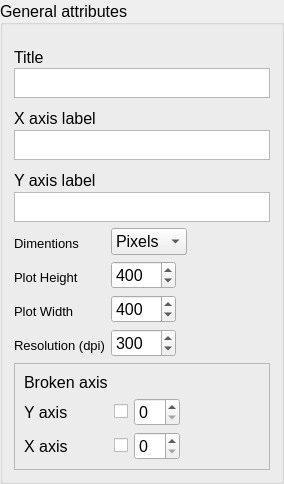
            <widget class="QGroupBox" name="pg2_general_attributes_groupBox">
             <property name="sizePolicy">
              <sizepolicy hsizetype="Minimum" vsizetype="Fixed">
               <horstretch>0</horstretch>
               <verstretch>0</verstretch>
              </sizepolicy>
             </property>
             <property name="font">
              <font>
               <pointsize>12</pointsize>
              </font>
             </property>
             <property name="title">
              <string>General attributes</string>
             </property>
             <property name="alignment">
              <set>Qt::AlignLeading|Qt::AlignLeft|Qt::AlignVCenter</set>
             </property>
             <layout class="QVBoxLayout" name="verticalLayout_9">
              <property name="topMargin">
               <number>20</number>
              </property>
              <item>
               <layout class="QVBoxLayout" name="pg_2_general_attributes_verticalLayout">
                <item>
                 <widget class="QLabel" name="pg2_graph_title">
                  <property name="minimumSize">
                   <size>
                    <width>0</width>
                    <height>17</height>
                   </size>
                  </property>
                  <property name="maximumSize">
                   <size>
                    <width>16777215</width>
                    <height>10</height>
                   </size>
                  </property>
                  <property name="font">
                   <font>
                    <pointsize>12</pointsize>
                   </font>
                  </property>
                  <property name="text">
                   <string>Title</string>
                  </property>
                  <property name="alignment">
                   <set>Qt::AlignLeading|Qt::AlignLeft|Qt::AlignTop</set>
                  </property>
                 </widget>
                </item>
                <item>
                 <widget class="QTextEdit" name="pg_2_Title_textedit">
                  <property name="maximumSize">
                   <size>
                    <width>16777215</width>
                    <height>30</height>
                   </size>
                  </property>
                  <property name="font">
                   <font>
                    <pointsize>11</pointsize>
                   </font>
                  </property>
                 </widget>
                </item>
                <item>
                 <widget class="QLabel" name="pg2_graph_x_axis_label">
                  <property name="minimumSize">
                   <size>
                    <width>0</width>
                    <height>20</height>
                   </size>
                  </property>
                  <property name="maximumSize">
                   <size>
                    <width>16777215</width>
                    <height>10</height>
                   </size>
                  </property>
                  <property name="font">
                   <font>
                    <pointsize>12</pointsize>
                   </font>
                  </property>
                  <property name="text">
                   <string>X axis label</string>
                  </property>
                  <property name="alignment">
                   <set>Qt::AlignLeading|Qt::AlignLeft|Qt::AlignTop</set>
                  </property>
                 </widget>
                </item>
                <item>
                 <widget class="QTextEdit" name="pg_2_x_axis_textedit">
                  <property name="maximumSize">
                   <size>
                    <width>16777215</width>
                    <height>30</height>
                   </size>
                  </property>
                  <property name="font">
                   <font>
                    <pointsize>11</pointsize>
                   </font>
                  </property>
                 </widget>
                </item>
                <item>
                 <widget class="QLabel" name="pg2_graph_y_axis_label">
                  <property name="minimumSize">
                   <size>
                    <width>0</width>
                    <height>20</height>
                   </size>
                  </property>
                  <property name="maximumSize">
                   <size>
                    <width>16777215</width>
                    <height>10</height>
                   </size>
                  </property>
                  <property name="font">
                   <font>
                    <pointsize>12</pointsize>
                   </font>
                  </property>
                  <property name="text">
                   <string>Y axis label</string>
                  </property>
                  <property name="alignment">
                   <set>Qt::AlignLeading|Qt::AlignLeft|Qt::AlignTop</set>
                  </property>
                 </widget>
                </item>
                <item>
                 <widget class="QTextEdit" name="pg_2_y_axis_textedit_2">
                  <property name="maximumSize">
                   <size>
                    <width>16777215</width>
                    <height>30</height>
                   </size>
                  </property>
                  <property name="font">
                   <font>
                    <pointsize>11</pointsize>
                   </font>
                  </property>
                 </widget>
                </item>
               </layout>
              </item>
              <item>
               <layout class="QGridLayout" name="dimentions_gridLayout">
                <item row="4" column="0">
                 <widget class="QLabel" name="max_width_label">
                  <property name="minimumSize">
                   <size>
                    <width>0</width>
                    <height>20</height>
                   </size>
                  </property>
                  <property name="maximumSize">
                   <size>
                    <width>16777215</width>
                    <height>10</height>
                   </size>
                  </property>
                  <property name="font">
                   <font>
                    <pointsize>10</pointsize>
                   </font>
                  </property>
                  <property name="text">
                   <string>Resolution (dpi)</string>
                  </property>
                  <property name="alignment">
                   <set>Qt::AlignLeading|Qt::AlignLeft|Qt::AlignTop</set>
                  </property>
                 </widget>
                </item>
                <item row="4" column="1">
                 <widget class="QSpinBox" name="pg2_resolution_spinBox">
                  <property name="maximumSize">
                   <size>
                    <width>65</width>
                    <height>16777215</height>
                   </size>
                  </property>
                  <property name="minimum">
                   <number>1</number>
                  </property>
                  <property name="maximum">
                   <number>2000</number>
                  </property>
                  <property name="value">
                   <number>300</number>
                  </property>
                 </widget>
                </item>
                <item row="1" column="0">
                 <widget class="QLabel" name="min_height_label">
                  <property name="minimumSize">
                   <size>
                    <width>0</width>
                    <height>20</height>
                   </size>
                  </property>
                  <property name="maximumSize">
                   <size>
                    <width>16777215</width>
                    <height>10</height>
                   </size>
                  </property>
                  <property name="font">
                   <font>
                    <pointsize>10</pointsize>
                   </font>
                  </property>
                  <property name="text">
                   <string>Plot Height</string>
                  </property>
                  <property name="alignment">
                   <set>Qt::AlignLeading|Qt::AlignLeft|Qt::AlignTop</set>
                  </property>
                 </widget>
                </item>
                <item row="1" column="1">
                 <widget class="QSpinBox" name="min_height_label_spinBox">
                  <property name="maximumSize">
                   <size>
                    <width>65</width>
                    <height>16777215</height>
                   </size>
                  </property>
                  <property name="minimum">
                   <number>1</number>
                  </property>
                  <property name="maximum">
                   <number>8000</number>
                  </property>
                  <property name="value">
                   <number>400</number>
                  </property>
                 </widget>
                </item>
                <item row="2" column="1">
                 <widget class="QSpinBox" name="max_height_label_spinBox">
                  <property name="maximumSize">
                   <size>
                    <width>65</width>
                    <height>16777215</height>
                   </size>
                  </property>
                  <property name="minimum">
                   <number>1</number>
                  </property>
                  <property name="maximum">
                   <number>8000</number>
                  </property>
                  <property name="value">
                   <number>400</number>
                  </property>
                 </widget>
                </item>
                <item row="0" column="0">
                 <widget class="QLabel" name="min_width_label">
                  <property name="minimumSize">
                   <size>
                    <width>0</width>
                    <height>20</height>
                   </size>
                  </property>
                  <property name="maximumSize">
                   <size>
                    <width>16777215</width>
                    <height>10</height>
                   </size>
                  </property>
                  <property name="font">
                   <font>
                    <pointsize>10</pointsize>
                   </font>
                  </property>
                  <property name="text">
                   <string>Dimentions</string>
                  </property>
                  <property name="alignment">
                   <set>Qt::AlignLeading|Qt::AlignLeft|Qt::AlignTop</set>
                  </property>
                 </widget>
                </item>
                <item row="2" column="0">
                 <widget class="QLabel" name="max_height_label">
                  <property name="minimumSize">
                   <size>
                    <width>0</width>
                    <height>20</height>
                   </size>
                  </property>
                  <property name="maximumSize">
                   <size>
                    <width>16777215</width>
                    <height>10</height>
                   </size>
                  </property>
                  <property name="font">
                   <font>
                    <pointsize>10</pointsize>
                   </font>
                  </property>
                  <property name="text">
                   <string>Plot Width</string>
                  </property>
                  <property name="alignment">
                   <set>Qt::AlignLeading|Qt::AlignLeft|Qt::AlignTop</set>
                  </property>
                 </widget>
                </item>
                <item row="0" column="1">
                 <widget class="QComboBox" name="dimations_comboBox">
                  <item>
                   <property name="text">
                    <string>Pixels</string>
                   </property>
                  </item>
                  <item>
                   <property name="text">
                    <string>Inches</string>
                   </property>
                  </item>
                  <item>
                   <property name="text">
                    <string>cm</string>
                   </property>
                  </item>
                 </widget>
                </item>
                <item row="1" column="2">
                 <spacer name="horizontalSpacer_title_group">
                  <property name="orientation">
                   <enum>Qt::Horizontal</enum>
                  </property>
                  <property name="sizeHint" stdset="0">
                   <size>
                    <width>40</width>
                    <height>20</height>
                   </size>
                  </property>
                 </spacer>
                </item>
               </layout>
              </item>
              <item>
               <widget class="QFrame" name="brokenaxis_frame">
                <property name="frameShape">
                 <enum>QFrame::StyledPanel</enum>
                </property>
                <property name="frameShadow">
                 <enum>QFrame::Raised</enum>
                </property>
                <layout class="QGridLayout" name="gridLayout_5">
                 <item row="0" column="0">
                  <widget class="QLabel" name="brokenaxis_label">
                   <property name="text">
                    <string>Broken axis</string>
                   </property>
                  </widget>
                 </item>
                 <item row="2" column="1">
                  <widget class="QCheckBox" name="brokenaxis_x_checkBox">
                   <property name="text">
                    <string/>
                   </property>
                  </widget>
                 </item>
                 <item row="2" column="0">
                  <widget class="QLabel" name="brokenaxis_y_label">
                   <property name="enabled">
                    <bool>true</bool>
                   </property>
                   <property name="text">
                    <string>Y axis</string>
                   </property>
                  </widget>
                 </item>
                 <item row="3" column="1">
                  <widget class="QCheckBox" name="brokenaxis_y_checkBox">
                   <property name="text">
                    <string/>
                   </property>
                  </widget>
                 </item>
                 <item row="3" column="0">
                  <widget class="QLabel" name="brokenaxis_x_label">
                   <property name="text">
                    <string>X axis</string>
                   </property>
                  </widget>
                 </item>
                 <item row="2" column="2">
                  <widget class="QSpinBox" name="brokenaxis_y_spinBox">
                   <property name="maximumSize">
                    <size>
                     <width>50</width>
                     <height>16777215</height>
                    </size>
                   </property>
                  </widget>
                 </item>
                 <item row="3" column="2">
                  <widget class="QSpinBox" name="brokenaxis_x_spinBox">
                   <property name="maximumSize">
                    <size>
                     <width>50</width>
                     <height>16777215</height>
                    </size>
                   </property>
                  </widget>
                 </item>
                 <item row="2" column="3">
                  <spacer name="brokenaxis_spacer">
                   <property name="orientation">
                    <enum>Qt::Horizontal</enum>
                   </property>
                   <property name="sizeHint" stdset="0">
                    <size>
                     <width>40</width>
                     <height>20</height>
                    </size>
                   </property>
                  </spacer>
                 </item>
                </layout>
               </widget>
              </item>
             </layout>
            </widget>
